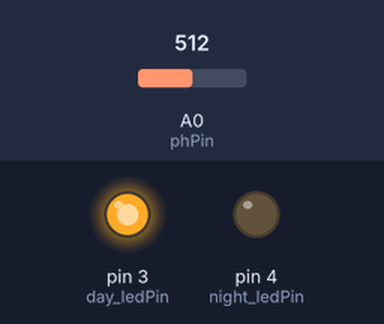
The sketch below on a simulated Arduino Uno, built with avr-gcc and run on an emulated ATmega328P. On the bench: output pins drawn as LEDs (lit = HIGH). The inputs (shaded band) are chosen by the test bench; at power-on: A0 (phPin) = 512.

Above: at 1.2 s.
1.3 s: A0 (phPin) set to 212
2.8 s: A0 (phPin) set to 190
At 3.5 s:
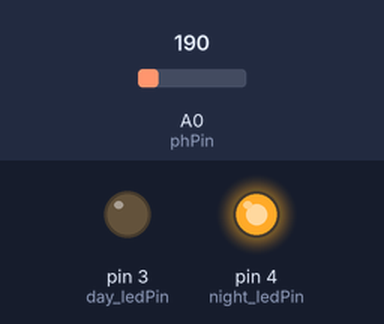
4.3 s: A0 (phPin) set to 210
At 4.7 s:
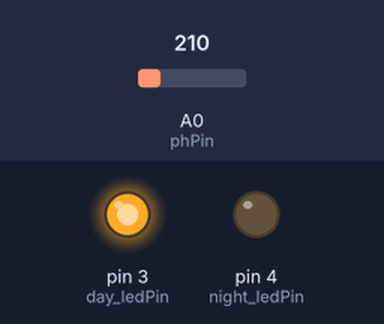
5.8 s: A0 (phPin) set to 122
At 7.0 s:
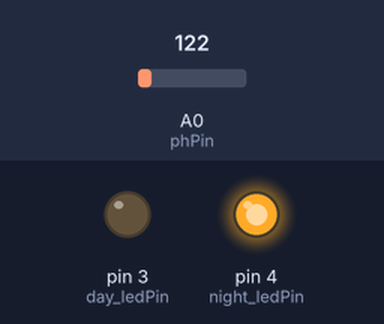
Timing chart, 0 to 8.3 s (numbered marks = the images above; inputs shaded):
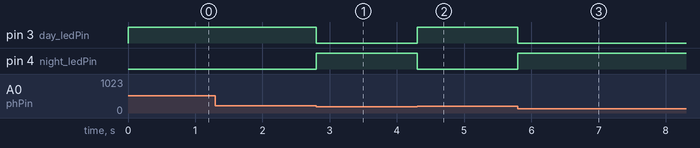

Measured:
- the behaviour switches between 200 and 199 on A0 (phPin) (found by bisection; images 0 and 1)
- after the input at 1.3 s, every drawn part: stays the same
- after the input at 2.8 s, pin 3 (day_ledPin): HIGH → LOW at once; pin 4 (night_ledPin): LOW → HIGH at once
- after the input at 4.3 s, pin 3 (day_ledPin): LOW → HIGH at once; pin 4 (night_ledPin): HIGH → LOW at once
- after the input at 5.8 s, pin 3 (day_ledPin): HIGH → LOW at once; pin 4 (night_ledPin): LOW → HIGH at once

The sketch:

day-night.ino
```cpp
int phPin =0;
int day_ledPin =3;
int night_ledPin =4;

void setup() {
 analogReference(DEFAULT);
 pinMode(day_ledPin,OUTPUT);
 pinMode(night_ledPin,OUTPUT);


}

void loop() {
  int ph = analogRead(phPin);
  if (ph < 200) digitalWrite(night_ledPin, HIGH);
  else digitalWrite(night_ledPin, LOW);
  if (ph >= 200) digitalWrite(day_ledPin, HIGH);
  else digitalWrite(day_ledPin, LOW);

}
```
